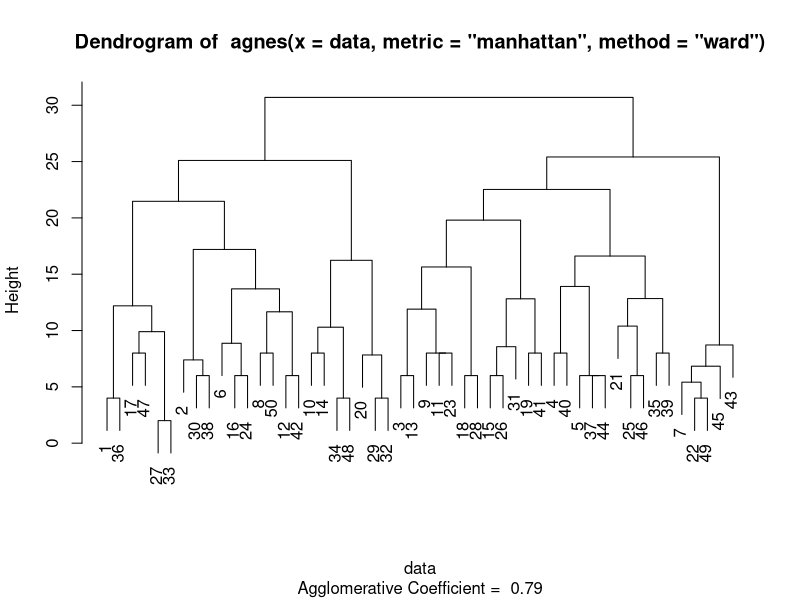

Reproduce this figure in R. (Note: this script raises an error after producing the figure.)
# Install and load necessary packages
# install.packages("cluster")
# install.packages("ggplot2")
# install.packages("ggdendro")
# install.packages("readxl")


library(cluster)
library(ggplot2)
library(ggdendro)
library(readxl)

# load file
data <- read_excel("tones_encoded.xlsx")

# Check data structure
head(data)
# Apply AGNES clustering
agnes_result <- agnes(data, method = "ward", metric = "manhattan")

# Plot the dendrogram using base R plot function
plot(agnes_result, which.plots = 2)
fviz_dend(agnes_result, k = 4, # Cut in 4 groups
          cex = 0.5, # Label size
          horiz = TRUE, # Horizontal plot
          rect = TRUE, # Add rectangle around groups
          rect_fill = TRUE, # Fill rectangles
          rect_border = "jco", # Rectangle color
          k_colors = "jco") # Cluster color
# Convert the agnes object to a dendrogram object for better visualization
dendro <- as.dendrogram(agnes_result)

# Plot the dendrogram using ggplot2
dendro_data <- dendro_data(dendro)
ggdendrogram(dendro_data, rotate = TRUE) + labs(title = "Dendrogram of AGNES Clustering", x = "Sample index", y = "Height")

# ------Cluster Analysis------
# Agglomerative Coefficient VS Cophenetic Correlation Coefficient
# Agglomerative Coefficient: Specifically measures the strength and cohesiveness of clusters formed by an agglomerative clustering algorithm.
# Cophenetic Correlation Coefficient: Assesses how well the hierarchical clustering dendrogram preserves the pairwise distances from the original data.
